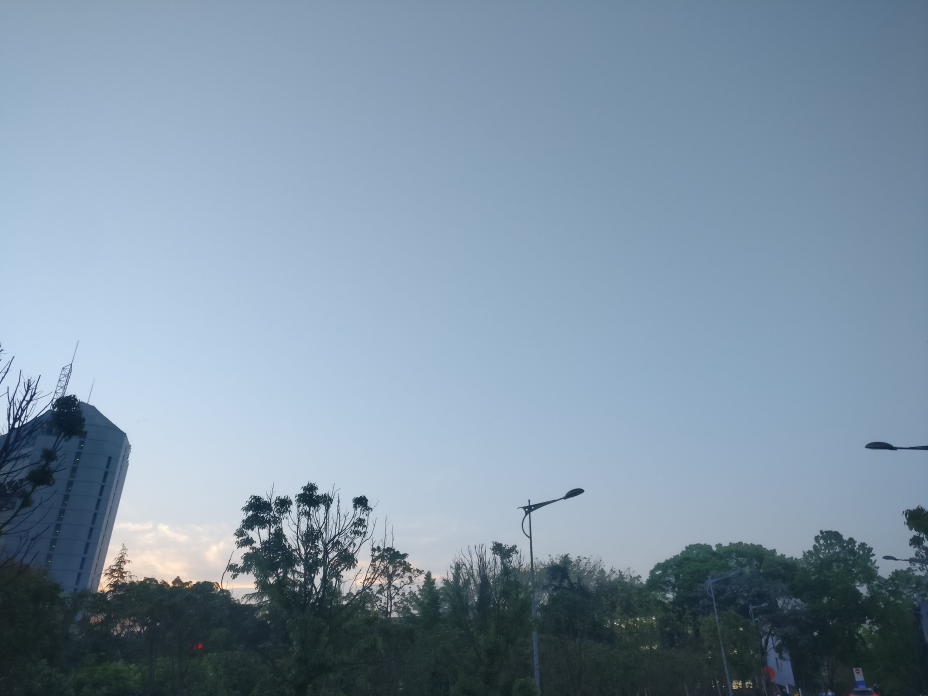
//> input picture practice/yourname_blur/street.jpg, 4640 x 3480 px (shown at 1/5 size)
$ ./my_seamless   (built with g++ and OpenCV 4)
//> lines starting //> are read from the running program, lines starting //| are printed output that depends on the picture; after the words box and inside, x2 and y2 are one past the last pixel; in counts of white or black regions, pixels touching at a corner belong together
#include <opencv2/opencv.hpp>
#include <vector>
using namespace std;
using namespace cv;

vector<Point> find_maximum_contour(Mat& src) {
    int max_contours = -1;
    vector<Point> max_contour;
    vector<vector<Point>> contours;
    findContours(src, contours, CV_RETR_LIST, CV_CHAIN_APPROX_SIMPLE);
    for (const auto &contour : contours) {
        auto tmp_area = contourArea(contour);
        if (max_contours < tmp_area) {
            max_contour = contour;
        }
    }
    return max_contour;
}


//提高饱和度
// [57 lines left out: function EnhanceSaturation, not called in this run]


int main() {
    // Origin Images
    auto src = imread("/home/lusx/Pictures/merge/street.jpg");
//> src is the input picture: 3480 rows x 4640 cols, CV_8UC3; mean B, G, R 164.5, 146.5, 125.8
    resize(src, src, Size(src.cols/4, src.rows/4));
//> src: 870 rows x 1160 cols, CV_8UC3
    auto cloud = imread("/home/lusx/Pictures/merge/cloud3.jpg");
//> cloud3.jpg cannot be read in this run, so this picture is empty
    // Temp Variables
    Mat hsv_image;
    vector<Mat> planes;
    // Separate to HSV
    cvtColor(src, hsv_image, COLOR_BGR2HSV);
//> hsv_image: 870 rows x 1160 cols, CV_8UC3; mean H, S, V 101.6, 66.7, 165
    split(hsv_image, planes);
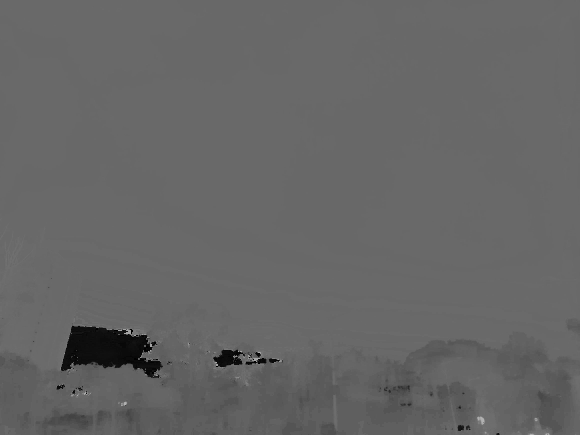
//> planes[0]: 870 rows x 1160 cols, CV_8UC1 (shown at 1/2 size); min 0, max 179, mean 101.6
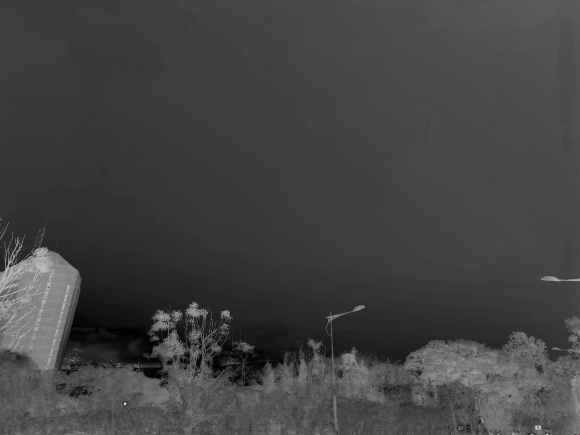
//> planes[1]: 870 rows x 1160 cols, CV_8UC1 (shown at 1/2 size); min 0, max 255, mean 66.7
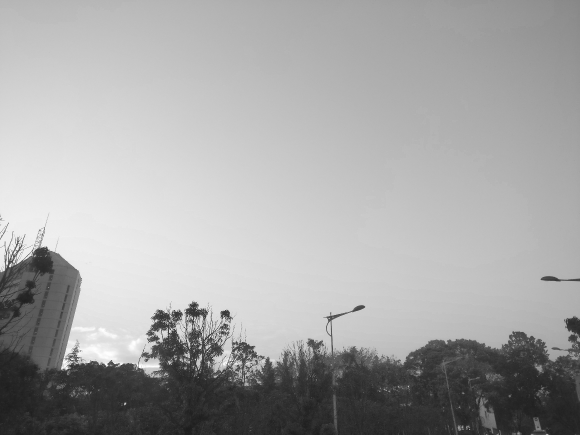
//> planes[2]: 870 rows x 1160 cols, CV_8UC1 (shown at 1/2 size); min 13, max 255, mean 165
    // Equalization Value(亮度)
    equalizeHist(planes[2], planes[2]);
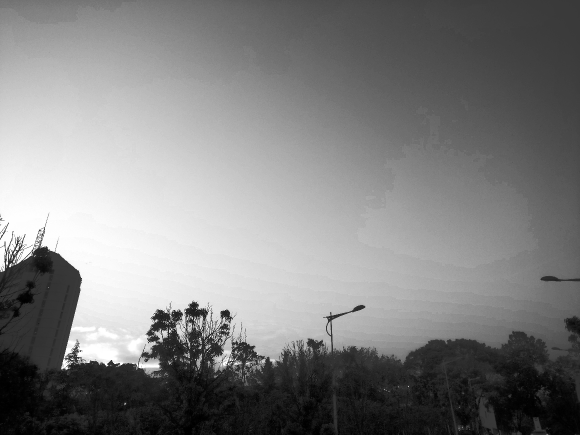
//> planes[2]: 870 rows x 1160 cols, CV_8UC1 (shown at 1/2 size); min 0, max 255, mean 128.5
    merge(planes, hsv_image);
//> hsv_image: 870 rows x 1160 cols, CV_8UC3; mean H, S, V 101.6, 66.7, 128.5
    inRange(hsv_image, Scalar(100, 43, 46), Scalar(124, 255, 255), hsv_image);
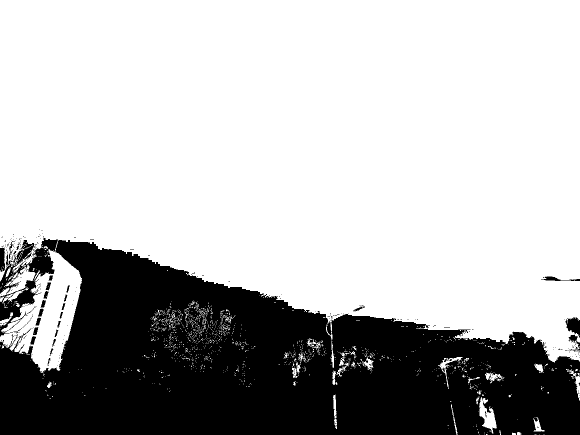
//> hsv_image: 870 rows x 1160 cols, CV_8UC1 (shown at 1/2 size); 71.2% white; 289 black regions (257 under 20 px), largest, box (x1, y1, x2, y2) and area: (0, 480, 1160, 870) 279281, (0, 476, 116, 674) 7527, (1131, 634, 1160, 676) 735
    erode(hsv_image, hsv_image, Mat());
    dilate(hsv_image, hsv_image, Mat());
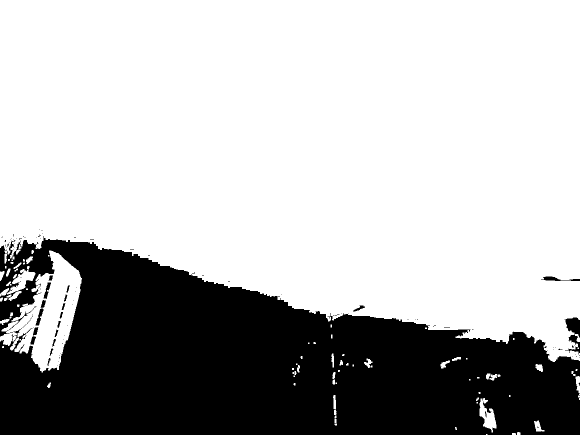
//> hsv_image: 870 rows x 1160 cols, CV_8UC1 (shown at 1/2 size); 70.4% white; 106 black regions (88 under 20 px)
    auto mask = hsv_image.clone();
    ///////////////////////////////////////////////////////
    ///////////////////////////////////////////////////////

    auto max_contour = find_maximum_contour(mask);
//> in find_maximum_contour, `findContours(src, contours, CV_RETR_LIST, CV_CHAIN_APPROX_SIMPLE);`: contours = 261 contours, 199 with area under 20; largest, box (x1, y1, x2, y2) and area: (0, 0, 1160, 724) 684370, (0, 501, 164, 745) 19201, (959, 796, 993, 865) 1070, (14, 538, 71, 589) 1034, (70, 599, 93, 652) 383
//> the loop in find_maximum_contour, `for (const auto &contour : contours)` made 261 passes
//> tmp_area on passes 2, 3, 7: 20.5, 28, 206.5
//> max_contour = 900 Points (x, y), first 12: [0, 0], [0, 495], [1, 495], [1, 493], [2, 492], [3, 492], [4, 491], [6, 491], [6, 490], [7, 489], [8, 490], [8, 494]
    auto max_rect = boundingRect(max_contour);
//> max_rect = Rect(0, 0, 1160, 724)
    if (max_rect.height == 0 || max_rect.width == 0) {
        max_rect = Rect(0, 0, mask.cols, mask.rows);
    }
    auto mat_dst = src.clone();
    mask = mask(max_rect);
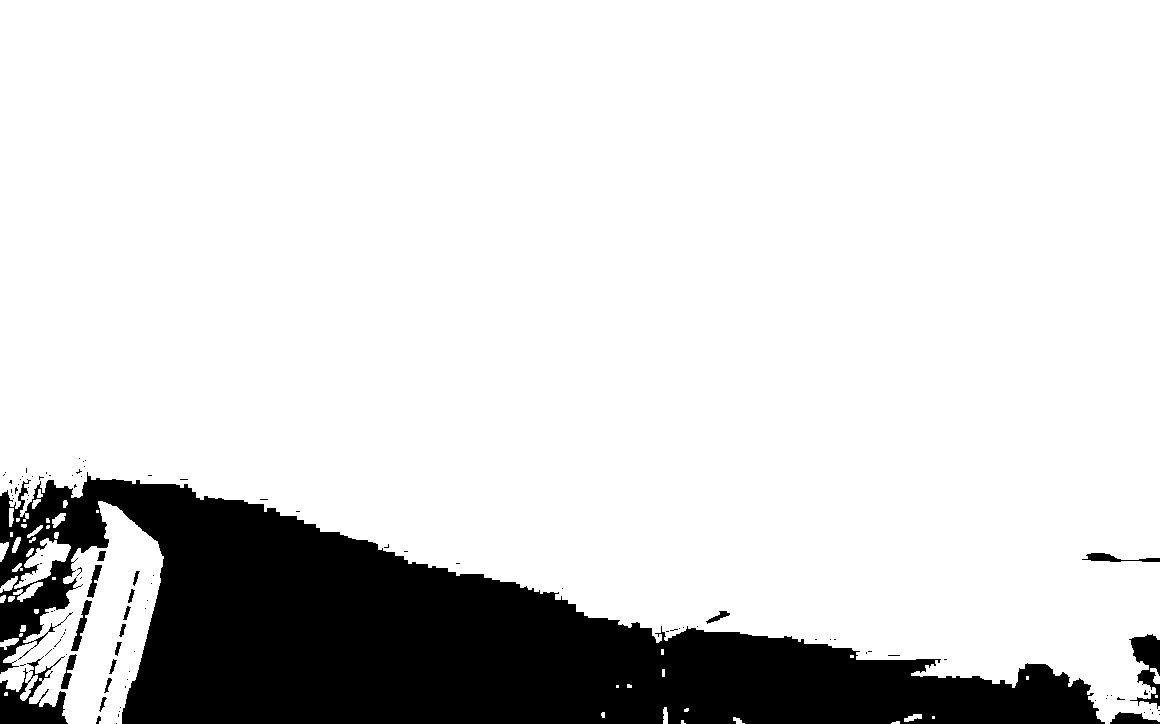
//> mask: 724 rows x 1160 cols, CV_8UC1; 84.2% white; 104 black regions (85 under 20 px), largest, box (x1, y1, x2, y2) and area: (0, 472, 1105, 724) 127210, (0, 656, 68, 724) 2084, (1129, 634, 1160, 709) 1187
//> (the run ends here: the program stops with an error, at `resize(cloud, cloud, max_rect.size());`)
